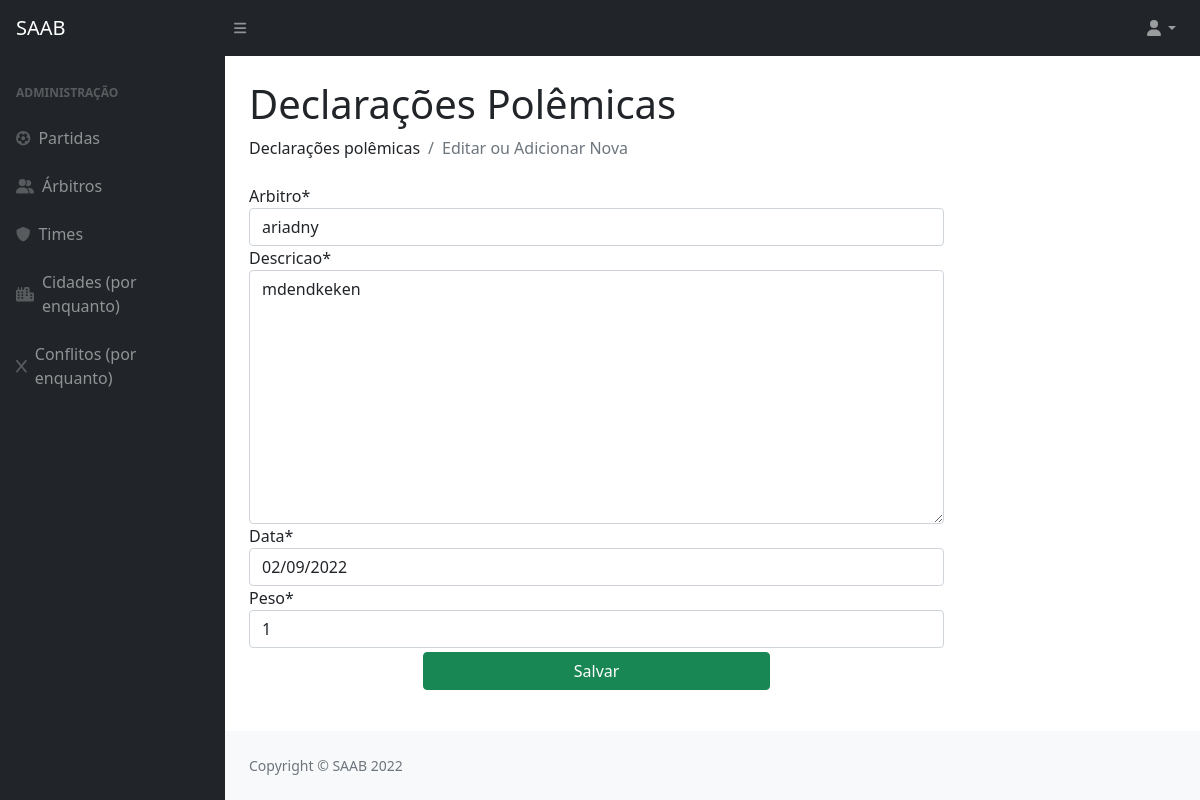
Screenshot of /updateDeclaPolemica/1/1 with the database file from the repository.
### privado/models.py (models this page shows)
class DeclaracaoArbitro(models.Model):
    codigo = models.AutoField(primary_key=True)
    arbitro = models.ForeignKey(Arbitro, on_delete=models.CASCADE)
    descricao = models.TextField(max_length=260)
    data = models.DateField()
    peso = models.IntegerField()

### privado/views.py (the view)
# urls.py: path('updateDeclaPolemica/<int:ida>/<int:id>', updatePolemica, name="url_updateDeclaPolemica"),
def updatePolemica(request, ida, id):
    pole = DeclaracaoArbitro.objects.get(pk=id)
    formPolemica = PolemicaForm(request.POST or None, instance=pole)
    if formPolemica.is_valid():
        formPolemica.save()
        return redirect("/InfoAdicionais/"+str(ida))
    pacote = {"formPolemica": formPolemica}
    return render(request, "SAAB/formPolemica.html", pacote)

### privado/form.py
class PolemicaForm(ModelForm):
    class Meta:
        model = DeclaracaoArbitro
        fields = ["codigo" , "arbitro","descricao","data","peso" ]

### privado/models.py (called while the page is built)
    def __str__(self):
        return (self.nome)

### privado/templates/SAAB/formPolemica.html (shortened to what this page needs)
{% extends 'SAAB/layout.html' %}
{% block conteudo %}
{% load static %}
{% load crispy_forms_tags %}
<!DOCTYPE html>
<html>
    <head>
    </head>
    <body>
        <h1 class="mt-4">Declarações Polêmicas</h1>
        <ol class="breadcrumb mb-4">
            <li class="breadcrumb-item">Declarações polêmicas</li>
            <li class="breadcrumb-item active">Editar ou Adicionar Nova</li>
        </ol>
        <form method="post" class="w-75">
            {{ formPolemica|crispy }}
            <div class="w-100 text-center">
                <button type="submit" class="w-50 mt-1 btn btn-success">Salvar</button>
            </div>
        </form>
    </body>
</html>
{% endblock %}

### rows the page displays
DeclaracaoArbitro: arbitro "ariadny", descricao "mdendkeken", data "02/09/2022", peso "1"
